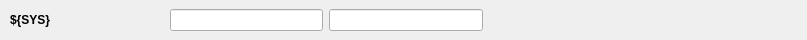
<?xml version="1.0" encoding="UTF-8"?>
<ui version="4.0">
 <class>Form</class>
 <widget class="QWidget" name="Form">
  <property name="geometry">
   <rect>
    <x>0</x>
    <y>0</y>
    <width>807</width>
    <height>40</height>
   </rect>
  </property>
  <property name="sizePolicy">
   <sizepolicy hsizetype="Preferred" vsizetype="Fixed">
    <horstretch>0</horstretch>
    <verstretch>0</verstretch>
   </sizepolicy>
  </property>
  <property name="maximumSize">
   <size>
    <width>16777215</width>
    <height>102</height>
   </size>
  </property>
  <property name="windowTitle">
   <string>Form</string>
  </property>
  <layout class="QHBoxLayout" name="horizontalLayout">
   <property name="leftMargin">
    <number>0</number>
   </property>
   <property name="topMargin">
    <number>0</number>
   </property>
   <property name="rightMargin">
    <number>0</number>
   </property>
   <property name="bottomMargin">
    <number>0</number>
   </property>
   <item>
    <layout class="QGridLayout" name="gridLayout" columnstretch="0,0,0,0,0">
     <property name="leftMargin">
      <number>10</number>
     </property>
     <property name="rightMargin">
      <number>5</number>
     </property>
     <item row="0" column="2">
      <widget class="PyDMLineEdit" name="PyDMLineEdit_2">
       <property name="enabled">
        <bool>true</bool>
       </property>
       <property name="sizePolicy">
        <sizepolicy hsizetype="Minimum" vsizetype="Fixed">
         <horstretch>0</horstretch>
         <verstretch>0</verstretch>
        </sizepolicy>
       </property>
       <property name="minimumSize">
        <size>
         <width>100</width>
         <height>0</height>
        </size>
       </property>
       <property name="toolTip">
        <string/>
       </property>
       <property name="alignment">
        <set>Qt::AlignCenter</set>
       </property>
       <property name="precision" stdset="0">
        <number>0</number>
       </property>
       <property name="showUnits" stdset="0">
        <bool>false</bool>
       </property>
       <property name="precisionFromPV" stdset="0">
        <bool>true</bool>
       </property>
       <property name="alarmSensitiveContent" stdset="0">
        <bool>true</bool>
       </property>
       <property name="alarmSensitiveBorder" stdset="0">
        <bool>true</bool>
       </property>
       <property name="PyDMToolTip" stdset="0">
        <string/>
       </property>
       <property name="channel" stdset="0">
        <string>ca://${DEV}:TRG_${SYS}_TWID</string>
       </property>
      </widget>
     </item>
     <item row="0" column="1">
      <widget class="PyDMLineEdit" name="PyDMLineEdit">
       <property name="enabled">
        <bool>true</bool>
       </property>
       <property name="sizePolicy">
        <sizepolicy hsizetype="Minimum" vsizetype="Fixed">
         <horstretch>0</horstretch>
         <verstretch>0</verstretch>
        </sizepolicy>
       </property>
       <property name="minimumSize">
        <size>
         <width>100</width>
         <height>0</height>
        </size>
       </property>
       <property name="toolTip">
        <string/>
       </property>
       <property name="alignment">
        <set>Qt::AlignCenter</set>
       </property>
       <property name="precision" stdset="0">
        <number>0</number>
       </property>
       <property name="showUnits" stdset="0">
        <bool>false</bool>
       </property>
       <property name="precisionFromPV" stdset="0">
        <bool>true</bool>
       </property>
       <property name="alarmSensitiveContent" stdset="0">
        <bool>true</bool>
       </property>
       <property name="alarmSensitiveBorder" stdset="0">
        <bool>true</bool>
       </property>
       <property name="PyDMToolTip" stdset="0">
        <string/>
       </property>
       <property name="channel" stdset="0">
        <string>ca://${DEV}:TRG_${SYS}_TDES</string>
       </property>
      </widget>
     </item>
     <item row="0" column="3">
      <widget class="PyDMEnumButton" name="PyDMEnumButton">
       <property name="sizePolicy">
        <sizepolicy hsizetype="Minimum" vsizetype="Fixed">
         <horstretch>0</horstretch>
         <verstretch>0</verstretch>
        </sizepolicy>
       </property>
       <property name="minimumSize">
        <size>
         <width>100</width>
         <height>0</height>
        </size>
       </property>
       <property name="maximumSize">
        <size>
         <width>16777215</width>
         <height>30</height>
        </size>
       </property>
       <property name="toolTip">
        <string/>
       </property>
       <property name="alarmSensitiveContent" stdset="0">
        <bool>false</bool>
       </property>
       <property name="alarmSensitiveBorder" stdset="0">
        <bool>true</bool>
       </property>
       <property name="PyDMToolTip" stdset="0">
        <string/>
       </property>
       <property name="channel" stdset="0">
        <string>ca://${DEV}:TRG_${SYS}_TPOL</string>
       </property>
       <property name="items" stdset="0">
        <stringlist/>
       </property>
       <property name="useCustomOrder" stdset="0">
        <bool>false</bool>
       </property>
       <property name="invertOrder" stdset="0">
        <bool>false</bool>
       </property>
       <property name="customOrder" stdset="0">
        <stringlist/>
       </property>
       <property name="orientation" stdset="0">
        <enum>Qt::Horizontal</enum>
       </property>
       <property name="marginTop" stdset="0">
        <number>0</number>
       </property>
       <property name="marginBottom" stdset="0">
        <number>0</number>
       </property>
       <property name="marginLeft" stdset="0">
        <number>0</number>
       </property>
       <property name="marginRight" stdset="0">
        <number>0</number>
       </property>
       <property name="horizontalSpacing" stdset="0">
        <number>0</number>
       </property>
       <property name="verticalSpacing" stdset="0">
        <number>0</number>
       </property>
       <property name="checkable" stdset="0">
        <bool>true</bool>
       </property>
      </widget>
     </item>
     <item row="0" column="0">
      <widget class="QLabel" name="label">
       <property name="enabled">
        <bool>true</bool>
       </property>
       <property name="sizePolicy">
        <sizepolicy hsizetype="Minimum" vsizetype="Fixed">
         <horstretch>0</horstretch>
         <verstretch>0</verstretch>
        </sizepolicy>
       </property>
       <property name="minimumSize">
        <size>
         <width>100</width>
         <height>0</height>
        </size>
       </property>
       <property name="font">
        <font>
         <weight>75</weight>
         <bold>true</bold>
        </font>
       </property>
       <property name="inputMethodHints">
        <set>Qt::ImhFormattedNumbersOnly</set>
       </property>
       <property name="text">
        <string>${SYS}</string>
       </property>
       <property name="alignment">
        <set>Qt::AlignLeading|Qt::AlignLeft|Qt::AlignVCenter</set>
       </property>
      </widget>
     </item>
     <item row="0" column="4">
      <widget class="PyDMEnumButton" name="PyDMEnumButton_2">
       <property name="sizePolicy">
        <sizepolicy hsizetype="Minimum" vsizetype="Fixed">
         <horstretch>0</horstretch>
         <verstretch>0</verstretch>
        </sizepolicy>
       </property>
       <property name="minimumSize">
        <size>
         <width>100</width>
         <height>0</height>
        </size>
       </property>
       <property name="maximumSize">
        <size>
         <width>16777215</width>
         <height>30</height>
        </size>
       </property>
       <property name="toolTip">
        <string/>
       </property>
       <property name="alarmSensitiveContent" stdset="0">
        <bool>false</bool>
       </property>
       <property name="alarmSensitiveBorder" stdset="0">
        <bool>true</bool>
       </property>
       <property name="PyDMToolTip" stdset="0">
        <string/>
       </property>
       <property name="channel" stdset="0">
        <string>ca://${DEV}:TRG_${SYS}_TCTL</string>
       </property>
       <property name="items" stdset="0">
        <stringlist/>
       </property>
       <property name="useCustomOrder" stdset="0">
        <bool>false</bool>
       </property>
       <property name="invertOrder" stdset="0">
        <bool>false</bool>
       </property>
       <property name="customOrder" stdset="0">
        <stringlist/>
       </property>
       <property name="orientation" stdset="0">
        <enum>Qt::Horizontal</enum>
       </property>
       <property name="marginTop" stdset="0">
        <number>0</number>
       </property>
       <property name="marginBottom" stdset="0">
        <number>0</number>
       </property>
       <property name="marginLeft" stdset="0">
        <number>0</number>
       </property>
       <property name="marginRight" stdset="0">
        <number>0</number>
       </property>
       <property name="horizontalSpacing" stdset="0">
        <number>0</number>
       </property>
       <property name="verticalSpacing" stdset="0">
        <number>0</number>
       </property>
       <property name="checkable" stdset="0">
        <bool>true</bool>
       </property>
      </widget>
     </item>
    </layout>
   </item>
  </layout>
 </widget>
 <customwidgets>
  <customwidget>
   <class>PyDMEnumButton</class>
   <extends>QWidget</extends>
   <header>pydm.widgets.enum_button</header>
  </customwidget>
  <customwidget>
   <class>PyDMLineEdit</class>
   <extends>QLineEdit</extends>
   <header>pydm.widgets.line_edit</header>
  </customwidget>
 </customwidgets>
 <resources/>
 <connections/>
</ui>
